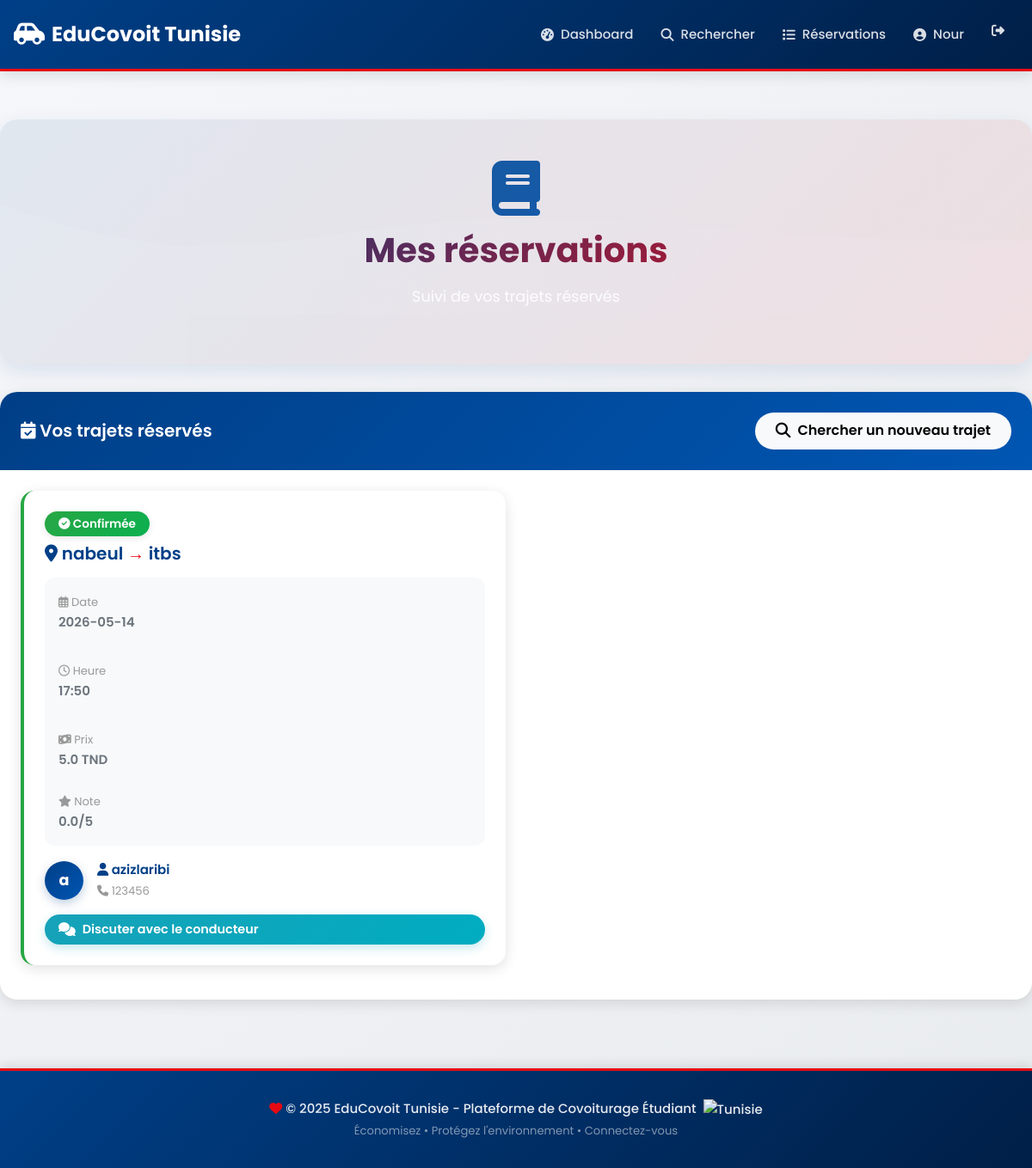
Screenshot of /mes_reservations (signed in) with the database file from the repository.
### models.py (models this page shows, shortened)
class Utilisateur(UserMixin, db.Model):
    __tablename__ = 'utilisateurs'
    id = db.Column(db.Integer, primary_key=True)
    nom = db.Column(db.String(100), nullable=False)
    email = db.Column(db.String(100), unique=True, nullable=False)
    telephone = db.Column(db.String(20))
    mot_de_passe = db.Column(db.String(255), nullable=False)
    note_moyenne = db.Column(db.Float, default=0.0)
    nombre_avis = db.Column(db.Integer, default=0)
    type_utilisateur = db.Column(db.String(20))
    avis_recus = db.relationship('Avis', foreign_keys='Avis.cible_id', backref='cible')
    avis_donnes = db.relationship('Avis', foreign_keys='Avis.auteur_id', backref='auteur')

class Reservation(db.Model):
    __tablename__ = 'reservations'
    id = db.Column(db.Integer, primary_key=True)
    passager_id = db.Column(db.Integer, db.ForeignKey('utilisateurs.id'), nullable=False)
    trajet_id = db.Column(db.Integer, db.ForeignKey('trajets.id'), nullable=False)
    statut = db.Column(db.String(20), default='en_attente')
    date_reservation = db.Column(db.DateTime, default=datetime.now)
    messages = db.relationship('Message', backref='reservation', lazy=True)

class Trajet(db.Model):
    __tablename__ = 'trajets'
    id = db.Column(db.Integer, primary_key=True)
    conducteur_id = db.Column(db.Integer, db.ForeignKey('utilisateurs.id'), nullable=False)
    depart = db.Column(db.String(200), nullable=False)
    arrivee = db.Column(db.String(200), nullable=False)
    date = db.Column(db.String(20), nullable=False)
    heure = db.Column(db.String(10), nullable=False)
    places_disponibles = db.Column(db.Integer, nullable=False)
    places_initiales = db.Column(db.Integer, nullable=False)
    prix = db.Column(db.Float, nullable=False)
    reservations = db.relationship('Reservation', backref='trajet', lazy=True)

### app.py (the view)
@app.route('/mes_reservations')
@login_required
def mes_reservations():
    if current_user.type_utilisateur != 'passager':
        return redirect(url_for('dashboard'))
    passager = Passager.query.get(current_user.id)
    reservations = passager.consulter_historique()
    return render_template('mes_reservations.html',
                         reservations=reservations,
                         now=date.today())

### app.py (called while the page is built)
@login_manager.user_loader
def load_user(user_id):
    return Utilisateur.query.get(int(user_id))

### models.py (called while the page is built)
    def consulter_historique(self):
        return Reservation.query.filter_by(passager_id=self.id).all()

### templates/mes_reservations.html (shortened to what this page needs)
{% extends "base.html" %}
{% block content %}
<div class="hero-section fade-in text-center" style="margin-bottom: 2rem;">
    <div style="position: relative; z-index: 1;">
        <i class="fas fa-book" style="font-size: 4rem; margin-bottom: 1rem; display: block;"></i>
        <h1>Mes réservations</h1>
        <p>Suivi de vos trajets réservés</p>
    </div>
</div>
<div class="row fade-in">
    <div class="col-md-12">
        <div class="card" style="border-radius: 20px; overflow: hidden;">
            <div style="background: linear-gradient(135deg, #003F87 0%, #0056b3 100%); padding: 1.5rem; color: white;">
                <div class="d-flex justify-content-between align-items-center">
                    <h4 style="color: white; margin: 0;"><i class="fas fa-calendar-check"></i> Vos trajets réservés</h4>
                    <a href="{{ url_for('rechercher') }}" class="btn btn-light" style="font-weight: 600;">
                        <i class="fas fa-search"></i> Chercher un nouveau trajet
                    </a>
                </div>
            </div>
            <div class="card-body p-4">
                {% if reservations %}
                    <div class="row">
                        {% for res in reservations %}
                        <div class="col-md-6 mb-3 fade-in">
                            <div class="card h-100" style="border-radius: 16px; border-left: 4px solid {% if res.statut == 'en_attente' %}#ffc107{% elif res.statut == 'confirmee' %}#28a745{% elif res.statut == 'annulee' %}#dc3545{% else %}#6c757d{% endif %};">
                                <div class="card-body">
                                    <div class="mb-2">
                                        {% if res.statut == 'en_attente' %}
                                            <span class="badge bg-warning"><i class="fas fa-hourglass-half"></i> En attente</span>
                                        {% elif res.statut == 'confirmee' %}
                                            <span class="badge bg-success"><i class="fas fa-check-circle"></i> Confirmée</span>
                                        {% elif res.statut == 'annulee' %}
                                            <span class="badge bg-danger"><i class="fas fa-times-circle"></i> Annulée</span>
                                        {% elif res.statut == 'terminee' %}
                                            <span class="badge bg-secondary"><i class="fas fa-flag"></i> Terminée</span>
                                        {% endif %}
                                    </div>
                                    <h5 style="color: #003F87; margin-bottom: 1rem;">
                                        <i class="fas fa-map-marker-alt"></i> {{ res.trajet.depart }}
                                        <span style="color: #E70A13;"> → </span>
                                        {{ res.trajet.arrivee }}
                                    </h5>
                                    <div style="background: #f8f9fa; padding: 1rem; border-radius: 12px; margin-bottom: 1rem;">
                                        <div class="row">
                                            <div class="col-6 mb-2">
                                                <small style="color: #999;"><i class="far fa-calendar-alt"></i> Date</small>
                                                <p style="margin: 0; font-weight: 600;">{{ res.trajet.date }}</p>
                                            </div>
                                            <div class="col-6 mb-2">
                                                <small style="color: #999;"><i class="far fa-clock"></i> Heure</small>
                                                <p style="margin: 0; font-weight: 600;">{{ res.trajet.heure }}</p>
                                            </div>
                                            <div class="col-6">
                                                <small style="color: #999;"><i class="fas fa-money-bill-wave"></i> Prix</small>
                                                <p style="margin: 0; font-weight: 600;">{{ res.trajet.prix }} TND</p>
                                            </div>
                                            <div class="col-6">
                                                <small style="color: #999;"><i class="fas fa-star"></i> Note</small>
                                                <p style="margin: 0; font-weight: 600;">{{ res.trajet.conducteur.note_moyenne|round(1) }}/5</p>
                                            </div>
                                        </div>
                                    </div>
                                    <div style="display: flex; align-items: center; gap: 1rem; margin-bottom: 1rem;">
                                        <div class="user-avatar" style="width: 45px; height: 45px; font-size: 1.1rem;">
                                            {{ res.trajet.conducteur.nom[0] }}
                                        </div>
                                        <div>
                                            <p style="margin: 0; font-weight: 600; color: #003F87;">
                                                <i class="fas fa-user"></i> {{ res.trajet.conducteur.nom }}
                                            </p>
                                            <small style="color: #999;">
                                                <i class="fas fa-phone"></i> {{ res.trajet.conducteur.telephone }}
                                            </small>
                                        </div>
                                    </div>
                                    <div class="d-grid gap-2">
                                        {% if res.statut == 'en_attente' %}
                                            <a href="{{ url_for('annuler_reservation', reservation_id=res.id) }}" class="btn btn-sm btn-outline-danger" onclick="return confirm('Annuler cette réservation ?')">
                                                <i class="fas fa-times-circle"></i> Annuler la réservation
                                            </a>
                                        {% elif res.statut == 'confirmee' %}
                                            <a href="{{ url_for('chat', reservation_id=res.id) }}" class="btn btn-sm btn-info text-white">
                                                <i class="fas fa-comments"></i> Discuter avec le conducteur
                                            </a>
                                        {% elif res.statut == 'confirmee' and res.trajet.date < now|string %}
                                            <a href="{{ url_for('noter', reservation_id=res.id, type_note='conducteur') }}" class="btn btn-sm btn-warning text-white">
                                                <i class="fas fa-star"></i> Évaluer le conducteur
                                            </a>
                                        {% endif %}
                                    </div>
                                </div>
                            </div>
                        </div>
                        {% endfor %}
                    </div>
                {% endif %}
            </div>
        </div>
    </div>
</div>
{% endblock %}

### templates/base.html (shortened to what this page needs)
<!DOCTYPE html>
<html lang="fr">
<head>
    <link href="https://cdn.jsdelivr.net/npm/bootstrap@5.3.0/dist/css/bootstrap.min.css" rel="stylesheet">
    <link rel="stylesheet" href="https://cdnjs.cloudflare.com/ajax/libs/font-awesome/6.4.0/css/all.min.css">
    <link rel="stylesheet" href="{{ url_for('static', filename='css/style.css') }}">
</head>
<body>
    <nav class="navbar navbar-expand-lg navbar-dark sticky-top">
        <div class="container">
            <a class="navbar-brand" href="{{ url_for('index') }}">
                <i class="fas fa-car-side"></i> EduCovoit Tunisie
            </a>
            <div class="collapse navbar-collapse" id="navbarNav">
                <ul class="navbar-nav ms-auto">
                    {% if current_user.is_authenticated %}
                        <li class="nav-item">
                            <a class="nav-link" href="{{ url_for('dashboard') }}">
                                <i class="fas fa-tachometer-alt"></i> Dashboard
                            </a>
                        </li>
                        {% if current_user.type_utilisateur == 'passager' %}
                            <li class="nav-item">
                                <a class="nav-link" href="{{ url_for('rechercher') }}">
                                    <i class="fas fa-search"></i> Rechercher
                                </a>
                            </li>
                            <li class="nav-item">
                                <a class="nav-link" href="{{ url_for('mes_reservations') }}">
                                    <i class="fas fa-list"></i> Réservations
                                </a>
                            </li>
                        {% endif %}
                        <li class="nav-item">
                            <a class="nav-link" href="{{ url_for('profil') }}">
                                <i class="fas fa-user-circle"></i> {{ current_user.nom.split()[0] }}
                            </a>
                        </li>
                        <li class="nav-item">
                            <a class="nav-link text-danger" href="{{ url_for('deconnexion') }}" title="Déconnexion">
                                <i class="fas fa-sign-out-alt"></i>
                            </a>
                        </li>
                    {% endif %}
                </ul>
            </div>
        </div>
    </nav>
    <div class="container mt-4 content-wrapper">
        {% block content %}{% endblock %}
    </div>
    <div class="footer">
        <div class="container">
            <p class="mb-0">
                <i class="fas fa-heart" style="color: #E70A13;"></i>
                &copy; 2025 EduCovoit Tunisie - Plateforme de Covoiturage Étudiant
                <img src="https://cdnjs.cloudflare.com/ajax/libs/flag-icon-css/3.5.0/flags/4x3/tn.svg" alt="Tunisie" style="height: 16px; margin-left: 4px;">
            </p>
            <small class="text-white-50">Économisez • Protégez l'environnement • Connectez-vous</small>
        </div>
    </div>
</body>
</html>

### rows the page displays
Utilisateur: nom "Nour"
Reservation: statut "confirmee" (drawn), trajet.depart "nabeul", trajet.arrivee "itbs", trajet "2026-05-14", trajet.heure "17:50", trajet.prix "5.0", trajet.conducteur.note_moyenne "0.0", trajet.conducteur "a", trajet.conducteur.nom "azizlaribi", trajet.conducteur.telephone "123456"
